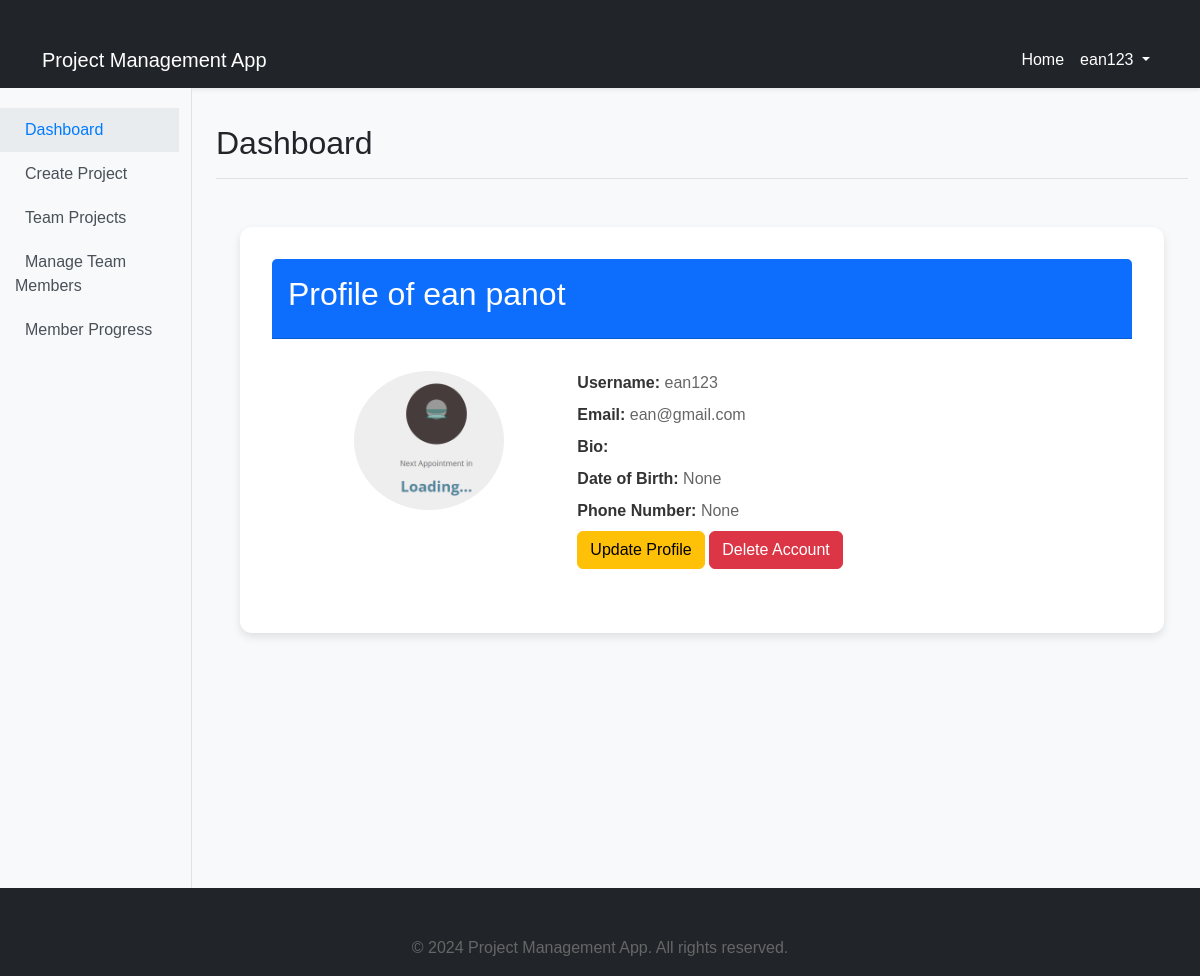
The app's page /projects/profile/ (signed in) with its own data.
### projects/models.py (models this page shows, shortened)
class User(AbstractUser):
    email = models.EmailField(unique=True)  # Enforce unique emails
    groups = models.ManyToManyField(
        Group,
        related_name='custom_user_groups',
        blank=True,
        help_text='The groups this user belongs to.',
        verbose_name='groups',
    )
    user_permissions = models.ManyToManyField(
        Permission,
        related_name='custom_user_permissions',
        blank=True,
        help_text='Specific permissions for this user.',
        verbose_name='user permissions',
    )

class Profile(models.Model):
    user = models.OneToOneField(User, on_delete=models.CASCADE, related_name='profile')
    bio = models.TextField(blank=True, null=True)  # User bio
    profile_picture = models.ImageField(upload_to='profiles/', blank=True, null=True)  # Profile picture
    date_of_birth = models.DateField(null=True, blank=True)  # Date of birth
    phone_number = models.CharField(max_length=15, blank=True, null=True)  # User's phone number

### projects/views.py (the view)
# urls.py: path('profile/', views.view_profile, name='view_profile'),
@login_required
def view_profile(request):
    profile = get_object_or_404(Profile, user=request.user)
    return render(request, 'profile/view_profile.html', {'profile': profile})

### projects/templates/profile/view_profile.html (shortened to what this page needs)
{% extends 'base.html' %}
{% load static %}
{% block extra_css %}
<link rel="stylesheet" href="{% static 'css/view_profile.css' %}">
{% endblock %}
{% block content %}
<div class="container">
    <div class="card mt-5">
        <div class="card-header bg-primary text-white">
            <h2>Profile of {{ profile.user.first_name }} {{ profile.user.last_name }}</h2>
        </div>
        <div class="card-body">
            <div class="row">
                <div class="col-md-4 text-center">
                    {% if profile.profile_picture %}
                        <img src="{{ profile.profile_picture.url }}" alt="Profile Picture" class="img-fluid rounded-circle">
                    {% else %}
                        <img src="https://via.placeholder.com/150" alt="Default Profile Picture" class="img-fluid rounded-circle">
                    {% endif %}
                </div>
                <div class="col-md-8">
                    <p><strong>Username:</strong> {{ profile.user.username }}</p>
                    <p><strong>Email:</strong> {{ profile.user.email }}</p>
                    <p><strong>Bio:</strong> {{ profile.bio }}</p>
                    <p><strong>Date of Birth:</strong> {{ profile.date_of_birth }}</p>
                    <p><strong>Phone Number:</strong> {{ profile.phone_number }}</p>
                    <a href="{% url 'update_profile' %}" class="btn btn-warning">Update Profile</a>
                    <a href="{% url 'delete_account' %}" class="btn btn-danger ml-2">Delete Account</a>
                </div>
            </div>
        </div>
    </div>
</div>
{% endblock %}

### projects/templates/base.html (shortened to what this page needs)
<!DOCTYPE html>
<html lang="en">
<head>
    {% load static %}
    <link href="https://cdn.jsdelivr.net/npm/bootstrap@5.3.0/dist/css/bootstrap.min.css" rel="stylesheet">
    <link rel="stylesheet" href="{% static 'css/base.css' %}">
    {% block extra_css %}{% endblock %}
</head>
<body class="d-flex flex-column min-vh-100 bg-light">
    <header class="bg-dark text-white py-2 shadow-sm">
        <div class="container">
            <div class="d-flex justify-content-between align-items-center">
                <h1 class="h5 mb-0">Project Management App</h1>
                <nav class="navbar navbar-expand-lg navbar-dark">
                    <div class="collapse navbar-collapse" id="navbarNav">
                        <ul class="navbar-nav ms-auto">
                            <li class="nav-item">
                                <a class="nav-link" href="{% url 'homepage' %}">Home</a>
                            </li>
                            {% if user.is_authenticated %}
                                <li class="nav-item dropdown">
                                    <a class="nav-link dropdown-toggle" href="#" id="userDropdown" role="button"
                                       data-bs-toggle="dropdown" aria-expanded="false">
                                        {{ user.username }}
                                    </a>
                                </li>
                            {% endif %}
                        </ul>
                    </div>
                </nav>
            </div>
        </div>
    </header>
    <div class="container-fluid">
        <div class="row">
            <nav id="sidebar" class="col-md-3 col-lg-2 d-md-block bg-light sidebar collapse">
                <div class="position-sticky">
                    <ul class="nav flex-column">
                        <li class="nav-item">
                            <a class="nav-link active" aria-current="page" href="{% url 'homepage' %}">
                                Dashboard
                            </a>
                        </li>
                        <li class="nav-item">
                            <a class="nav-link" href="{% url 'project_create' %}">
                                Create Project
                            </a>
                        </li>
                        <li class="nav-item">
                            <a class="nav-link" href="{% url 'team_projects' team_id=1 %}">
                                Team Projects
                            </a>
                        </li>
                        <li class="nav-item">
                            <a class="nav-link" href="{% url 'manage_team_members' team_id=1 %}">
                                Manage Team Members
                            </a>
                        </li>
                        <li class="nav-item">
                            <a class="nav-link" href="{% url 'member_progress' %}">
                                Member Progress
                            </a>
                        </li>
                    </ul>
                </div>
            </nav>
            <main class="col-md-9 ms-sm-auto col-lg-10 px-md-4">
                <div class="d-flex justify-content-between flex-wrap flex-md-nowrap align-items-center pt-3 pb-2 mb-3 border-bottom">
                    <h1 class="h2">Dashboard</h1>
                </div>
                <div class="container">
                    {% block content %}{% endblock %}
                </div>
            </main>
        </div>
    </div>
    <footer class="bg-dark text-white text-center py-3 mt-auto">
        <div class="container">
            <p class="mb-0">&copy; 2024 Project Management App. All rights reserved.</p>
        </div>
    </footer>
</body>
</html>

### static/css/base.css (style rules this page uses)
body { font-family: 'Arial', sans-serif; background-color: #f8f9fa; }
.container-fluid { padding: 0; }
header { background-color: #343a40; color: white; }
header h1 { font-size: 1.5rem; }
header .navbar { padding: 0; }
header .navbar-nav .nav-link { color: white; }
#sidebar { background-color: #f8f9fa; border-right: 1px solid #dee2e6; min-height: 100vh; padding-top: 20px; }
#sidebar .nav-link { color: #495057; font-weight: 500; padding: 10px 15px; }
#sidebar .nav-link.active { background-color: #e9ecef; color: #007bff; }
main { padding: 20px; }
main .border-bottom { border-bottom: 1px solid #dee2e6; }
main .h2 { font-size: 2rem; font-weight: 500; }
footer { background-color: #343a40; color: white; padding: 10px 0; }
footer p { margin: 0; }

### static/css/view_profile.css (style rules this page uses)
.container { margin-top: 2rem; }
.card { border: none; border-radius: 0.75rem; box-shadow: 0 4px 8px rgba(0, 0, 0, 0.1); padding: 2rem; background-color: #ffffff; }
.card-header { border-radius: 0.75rem 0.75rem 0 0; padding: 1rem; }
.card-body { padding: 2rem; }
.img-fluid { max-width: 150px; height: auto; margin-bottom: 1rem; }
p { font-size: 1rem; color: #666; margin-bottom: 0.5rem; }
strong { color: #333; }
.btn-warning { background-color: #ffc107; border-color: #ffc107; transition: background-color 0.3s ease, color 0.3s ease; }
.btn-danger { background-color: #dc3545; border-color: #dc3545; transition: background-color 0.3s ease, color 0.3s ease; }

### records on screen
User: username "ean123"
Profile: user.first_name "ean", user.last_name "panot", profile_picture (picture), user.username "ean123", user.email "ean@gmail.com", date_of_birth "None", phone_number "None"
